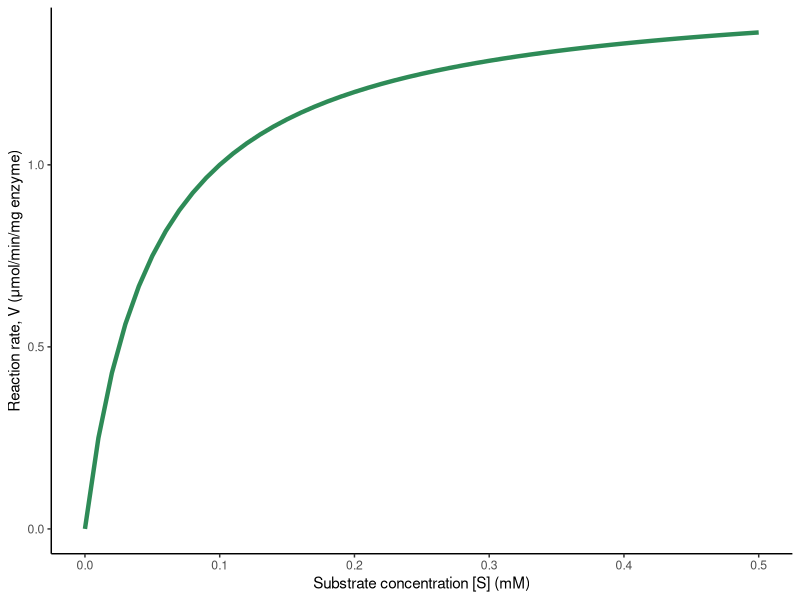

R code for this plot:
## ---- chunk 1
library(ggplot2)
## ---- chunk 2
michaelis_menten <- function(S, Vmax, Km) {
  # Model is after Leonor Michaelis and Maud Menten
  V <- Vmax * S / (Km + S)

  return (V)
}
## ---- chunk 3

# Parameters 
Vmax <- 1.5   # μmol/min/mg enzyme
Km <- 0.05    # mM 

# Create an array of substrate concentrations (S, mM)
substrate_conc <- seq(0, 0.5, by=0.01)

# check what this looks like
print(substrate_conc)

# Compute reaction velocities
velocities <- michaelis_menten(substrate_conc, Vmax, Km)

# Create a data frame to make it easy to store the data and plot
df <- data.frame(
  substrate = substrate_conc,
  velocity = velocities
)

## ---- chunk 4
ggplot(df, aes(x=substrate, y=velocity)) +
  geom_line(color = "seagreen", linewidth=1.5) +
  labs(
    x = "Substrate concentration [S] (mM)",
    y = "Reaction rate, V (μmol/min/mg enzyme)"
  ) +
  theme_classic()
  

